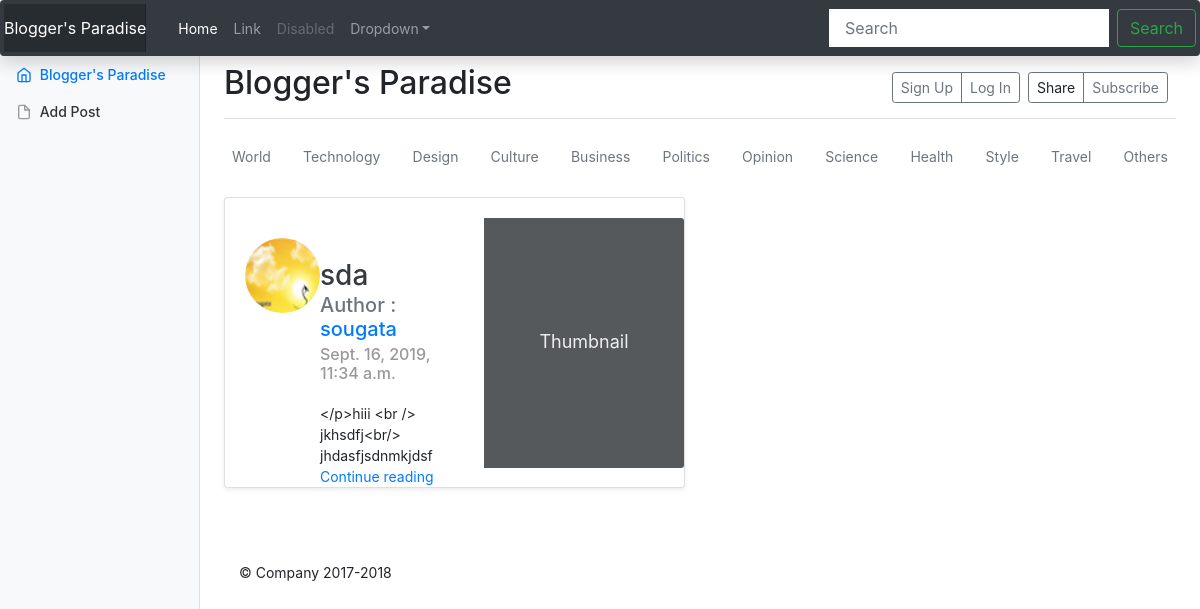
The page /topic/World on the database its author committed.
### blogs/models.py (models this page shows, shortened)
class Post(models.Model):
    author  = models.ForeignKey('auth.User',on_delete = models.CASCADE)
    title = models.CharField(null=False, blank=False, max_length = 50)
    text = models.TextField(null=False, blank = False)
    created_date = models.DateTimeField(default = timezone.now)
    published_date = models.DateTimeField(blank = True, null = True)
    edited = models.BooleanField(default=False)
    likes = models.IntegerField(default = 0)
    dislikes = models.IntegerField(default = 0)
    thumbnail = models.ImageField(null=True, blank=True, upload_to='thumbnail_pics')
    TOPIC_CHOICE = (
        ('World','World'),
        ('Technology','Technology'),
        ('Design','Design'),
        ('Culture','Culture'),
        ('Business','Business'),
        ('Politics','Politics'),
        ('Opinion','Opinion'),
        ('Science','Science'),
        ('Health','Health'),
        ('Style','Style'),
        ('Travel','Travel'),
        ('Others','Others'),
    )
    topic = models.CharField(max_length = 11,choices = TOPIC_CHOICE, default="Others", blank=False, null=False)

### users/models.py (models this page shows, shortened)
class Profile(models.Model):
    user = models.OneToOneField(User, on_delete = models.CASCADE)
    image = models.ImageField(default='default.jpg', upload_to='profile_pics')
    first_name = models.CharField(max_length=50,blank=True,null=True)
    last_name = models.CharField(max_length=50,blank=True,null=True)
    about = models.TextField(blank=True,null=True)
    email = models.EmailField(blank = True,null = True)
    school = models.CharField(max_length=70,blank=True,null=True)
    college = models.CharField(max_length=70,blank=True,null=True)
    work = models.CharField(max_length=70,blank=True,null=True)
    skills = models.CharField(max_length=70,blank=True,null=True)
    current_city = models.CharField(max_length=70,blank=True,null=True)
    website = models.URLField(blank=True,null=True)
    birth_day = models.DateField(blank=True,null=True)
    otp = models.IntegerField(blank=True,null=True)
    GENDER_CHOICES = (
        ('Male','Male'),
        ('Female','Female'),
        ('Others','Others'),
    )
    gender = models.CharField(max_length=6,choices=GENDER_CHOICES,blank=True,null=True)

### blogs/views.py (the view)
# urls.py: path('topic/<topic>',Topic.as_view(),name='topic'),
class Topic(ListView):
    model = Post
    paginate_by = 5
    template_name = 'blogs/topic.html'
    context_object_name = 'results'
    def get_queryset(self):
        return Post.objects.filter(topic=self.kwargs.get('topic'),published_date__lte=timezone.now()).order_by('-created_date')
    """def get_context_data(self, **kwargs):
        context = super(Search,self).get_context_data(**kwargs)
        s = get_object_or_404(Post, topic=self.kwargs.get('name'))
        if s:
#            context['search'] = s
            context['results'] = Post.objects.filter(topic__icontains=s)
#            print(context['results'])
            return context
    """

### blogs/templates/blogs/topic.html (shortened to what this page needs)
{% extends "blogs/base.html" %}
{% block content %}
    {% if results %}
      {% for post in results %}
      <div class="row mb-2">
      <div class="col-md-6">
        <div class="card flex-md-row mb-4 shadow-sm ">
          <div class="card-body d-flex flex-column align-items-start">
            <article class="media content-section">
              <img  height="75" width="75" class="rounded-circle article-img" src="{{ post.author.profile.image.url }}" alt="">
              <div class="media-body">
                <div class="article-metadata">
                <h3 class="mb-0">
                  <a class="text-dark" href="{% url 'blogs:post-details' post.pk %}">{{post.title}}</a>
                </h3>
                <h5 class="mb-1 text-muted">  Author : <a class="" href="{% url 'blogs:user-profile' post.author %}">
                  {% if post.author.profile.first_name == none %}
                    {{post.author}}
                  {% endif %}
                </a></h5>
                <h6 class="blog-post-meta">{{ post.published_date }}</h6>
                </div>
                <p class="card-text mb-auto">
                  {{ post.text|truncatewords:12 }}
                </p>
                <a href="{% url 'blogs:post-details' post.pk %}">Continue reading</a>
                </div>
            </article>
          </div>
          <svg class="bd-placeholder-img card-img-right flex-auto d-none d-lg-block" width="200" height="250" xmlns="http://www.w3.org/2000/svg" preserveAspectRatio="xMidYMid slice" focusable="false" role="img" aria-label="Placeholder: Thumbnail"><title>abc</title><rect fill="#55595c" width="100%" height="100%"></rect><text fill="#eceeef" dy=".3em" x="50%" y="50%">Thumbnail</text></svg>
        </div>
      </div>
      </div>
      {% endfor %}
    {% endif %}
{% endblock %}

### blogs/static/style.css (style rules this page uses)
.card { padding-top: 20px; margin: 10px 0 20px 0; background-color: rgba(214, 224, 226, 0.2); border-top-width: 0; border-bottom-width: 2px; -webkit-border-radius: 3px; -moz-border-radius: 3px; border-radius: 3px; -webkit-box-shadow: none; -moz-box-shadow: none; box-shadow: none; -webkit-box-sizing: border-box; -moz-box-sizing: border-box; box-sizing: border-box; }
.card .card-body { padding: 0 20px; margin-top: 20px; }

### blogs/static/blogs/template_data/blog.css (style rules this page uses)
h1, h2, h3, h4, h5, h6 { font-family: "Playfair Display", Georgia, "Times New Roman", serif; }
.card-img-right { height: 100%; border-radius: 0 3px 3px 0; }
.flex-auto { -ms-flex: 0 0 auto; flex: 0 0 auto; }
.blog-post-meta { margin-bottom: 1.25rem; color: #999; }

### blogs/static/blogs/dash_board_template_data/dashboard.css (style rules this page uses)
body { font-size: .875rem; }

### blogs/templates/blogs/css.css (style rules this page uses)
.bd-placeholder-img { font-size: 1.125rem; text-anchor: middle; }

### rows shown on the page
Post: author.profile.image (picture), title "sda", author "sougata", published_date "Sept. 16, 2019, 11:34 a.m.", text "</p>hiii <br /> jkhsdfj<br/> jhdasfjsdnmkjdsf"
